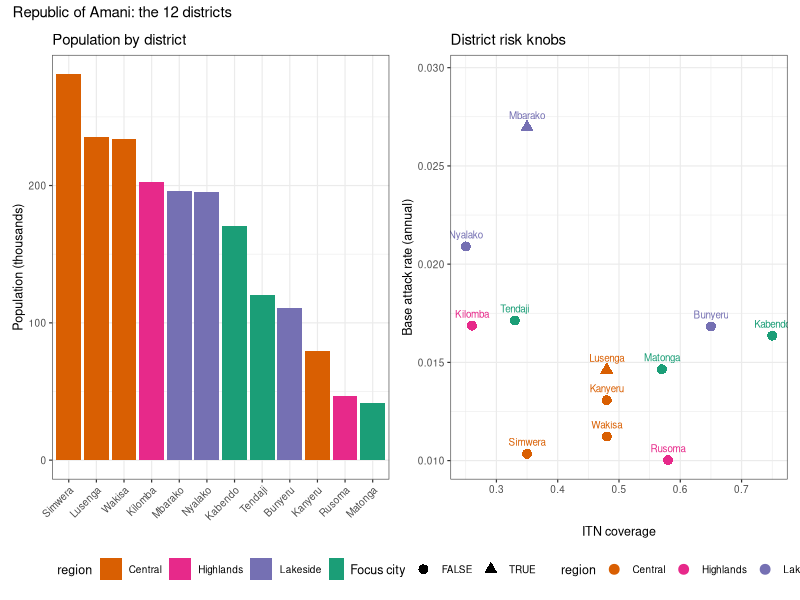
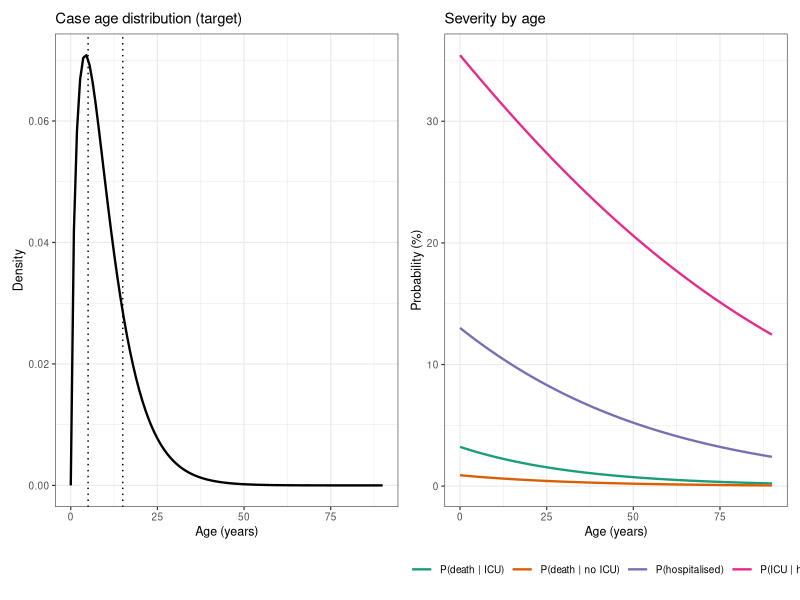

Generate these figures, in order, with R:
# 00_setting.R
#
# SHARED SETTING for the single malaria teaching scenario.
#
# Every generator (masters, genetics, analysis objects, trial) sources this file so
# that all datasets describe the SAME fictional world: geography, population, seasons
# and pathogen are defined once here.
#
# >>> ALL PLACE NAMES ARE FICTIONAL, invented for this teaching module. Any
# >>> resemblance to real places is coincidental. The data are entirely simulated.
#
# Scenario: endemic, seasonal malaria in the fictional Republic of Amani, a
# sub-Saharan setting. Transmission is rainfall-driven (with a six-week lag); disease burden
# and severe outcomes fall most heavily on young children (acquired immunity with
# age); insecticide-treated bednet (ITN) coverage varies by district and reduces
# transmission. Surveillance runs across 12 districts over 5 years (2020-2025).
#
# Paths go through here::here(), so every script runs from anywhere in the project.
#
# Every script carries interleaved SANITY CHECKS (plots + summaries) so the
# scenario can be eyeballed as it is built. They are for the person running the
# script; nothing they produce is saved. They never touch the RNG, so the seeded
# outputs are byte-identical with or without them.
# ------------------------------------------------------------------------------

suppressPackageStartupMessages({
  library(dplyr); library(tidyr); library(ggplot2); library(patchwork); library(here)
})

# ---- sanity-check helpers ----------------------------------------------------
# no stray Rplots.pdf when run via Rscript -- but never clobber a device the
# caller already opened (e.g. pdf("sanity.pdf") to capture every plot to a file)
if (!interactive() && is.null(dev.list())) pdf(NULL)
theme_set(theme_bw(base_size = 9))
peek <- function(title) cat("\n---", title, "---\n")
region_cols <- c(North = "#1b9e77", Central = "#d95f02", Lakeside = "#7570b3", Highlands = "#e7298a")

# the staging area every generator writes to
stage_dir <- Sys.getenv("STAGE_DIR", unset = here("data-raw", "staged_data"))

# ---- global constants --------------------------------------------------------
SCENARIO_SEED  <- 2026L
n_years        <- 5L
weeks_per_year <- 52L
n_weeks        <- n_years * weeks_per_year          # 260
start_date     <- as.Date("2020-01-06")             # a Monday
scenario_t         <- seq_len(n_weeks)
scenario_week_start<- start_date + (scenario_t - 1) * 7
scenario_year      <- 2020L + (scenario_t - 1L) %/% weeks_per_year
scenario_week      <- (scenario_t - 1L) %% weeks_per_year + 1L

# ---- districts (2 are cities/focus sites) ------------------------------------
# region grouping: North, Central, Lakeside, Highlands
.set_seed <- function() set.seed(SCENARIO_SEED)
.set_seed()

districts <- tibble(
  district = c("Lusenga", "Mbarako", "Kanyeru", "Tendaji", "Nyalako", "Rusoma",
               "Kabendo", "Simwera", "Bunyeru", "Kilomba", "Matonga", "Wakisa"),
  region   = c("Central", "Lakeside", "Central", "North", "Lakeside", "Highlands",
               "North", "Central", "Lakeside", "Highlands", "North", "Central"),
  is_city  = c(TRUE, TRUE, rep(FALSE, 10))
) |>
  mutate(
    population       = round(runif(n(), 40000, 320000)),
    base_rate        = runif(n(), 0.010, 0.030),  # annual base malaria attack scaling
    bednet_coverage  = round(runif(n(), 0.25, 0.80), 2),  # ITN coverage (0-1)
    rain_baseline    = runif(n(), 40, 70),        # mm/week baseline (tropical)
    temp_baseline    = runif(n(), 22, 27)         # deg C annual mean
  )
n_dist <- nrow(districts)

# resistance-monitoring sentinel sites (subset of districts)
sentinel_sites <- c("Lusenga", "Mbarako", "Tendaji")

# ---- SANITY: the districts ---------------------------------------------------
peek("districts")
print(as.data.frame(districts), digits = 3)

p_pop <- districts |>
  mutate(district = reorder(district, -population)) |>
  ggplot(aes(district, population / 1000, fill = region)) +
  geom_col() +
  scale_fill_manual(values = region_cols) +
  labs(x = NULL, y = "Population (thousands)", title = "Population by district") +
  theme(axis.text.x = element_text(angle = 45, hjust = 1), legend.position = "bottom")

p_knobs <- ggplot(districts, aes(bednet_coverage, base_rate, colour = region)) +
  geom_point(aes(shape = is_city), size = 3) +
  geom_text(aes(label = district), vjust = -1, size = 2.5, show.legend = FALSE) +
  scale_colour_manual(values = region_cols) +
  scale_shape_manual(values = c(`FALSE` = 16, `TRUE` = 17)) +
  expand_limits(y = max(districts$base_rate) * 1.1) +
  labs(x = "ITN coverage", y = "Base attack rate (annual)", shape = "Focus city",
       title = "District risk knobs") +
  theme(legend.position = "bottom")

print(p_pop + p_knobs + plot_annotation(title = "Republic of Amani: the 12 districts"))

# ---- health facilities per district (IDs link to the line-list & maps) -------
facilities <- districts |>
  mutate(n_fac = pmax(2, round(population / 60000))) |>
  rowwise() |>
  mutate(fac = list(sprintf("%s_%02d", toupper(substr(district, 1, 3)), seq_len(n_fac)))) |>
  ungroup() |>
  select(district, fac) |>
  unnest(fac) |>
  rename(facility_id = fac)

peek("facilities per district")
print(table(facilities$district)[districts$district])

# ---- shared helpers ----------------------------------------------------------

# Age distribution of malaria CASES: strong pediatric peak (mode ~4y), adult tail.
sample_case_ages <- function(n) {
  a <- round(rgamma(n, shape = 1.7, scale = 6))
  a[a > 90] <- sample(70:90, sum(a > 90), replace = TRUE)
  pmin(pmax(a, 0), 99)
}

# Severity that DECREASES with age (young children most at risk from malaria).
p_hospitalised <- function(age) plogis(-1.9 - 0.02 * age)
p_icu_if_hosp  <- function(age) plogis(-0.6 - 0.015 * age)
p_death        <- function(age, icu) plogis(-4.7 - 0.03 * age + 1.3 * icu)

# ---- SANITY: the age and severity assumptions (deterministic curves) --------
peek("age / severity assumptions")
ages <- 0:90

p_age <- ggplot(data.frame(age = ages), aes(age)) +
  stat_function(fun = dgamma, args = list(shape = 1.7, scale = 6), linewidth = 0.8) +
  geom_vline(xintercept = c(5, 15), linetype = 3) +
  labs(x = "Age (years)", y = "Density", title = "Case age distribution (target)")

p_sev <- tibble(age = ages) |>
  mutate(`P(hospitalised)`  = p_hospitalised(age),
         `P(ICU | hosp)`    = p_icu_if_hosp(age),
         `P(death | no ICU)`= p_death(age, 0),
         `P(death | ICU)`   = p_death(age, 1)) |>
  pivot_longer(-age, names_to = "quantity", values_to = "p") |>
  ggplot(aes(age, 100 * p, colour = quantity)) +
  geom_line(linewidth = 0.8) +
  scale_colour_brewer(palette = "Dark2") +
  labs(x = "Age (years)", y = "Probability (%)", colour = NULL,
       title = "Severity by age") +
  theme(legend.position = "bottom")

print(p_age + p_sev)
cat(sprintf("Implied crude CFR at age 2 (no ICU): %.2f%%; at age 30: %.2f%%; ICU at age 2: %.1f%%\n",
            100 * p_death(2, 0), 100 * p_death(30, 0), 100 * p_death(2, 1)))

message("Setting loaded: Republic of Amani | ", n_dist, " districts | ",
        nrow(facilities), " facilities | ", n_weeks, " weeks")
